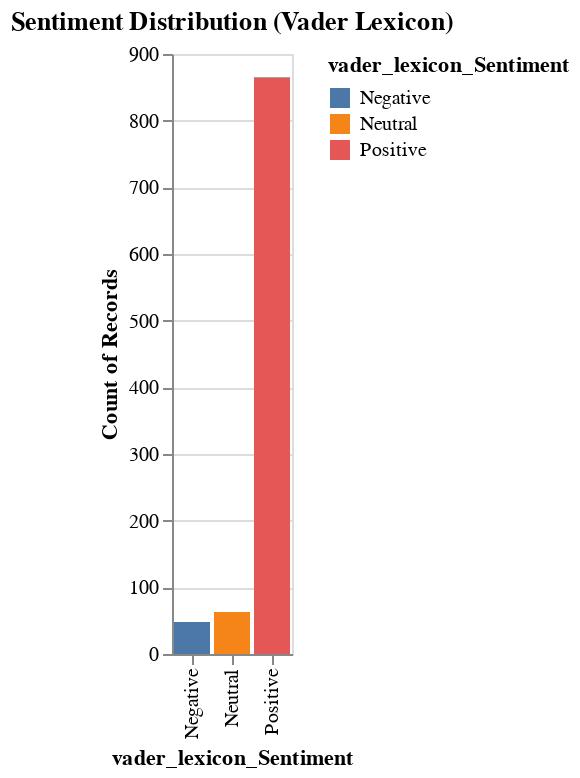

Notebook code cell kept with this figure:
### Code cell
# Visualize the sentiment distribution using Vader Lexicon
import altair as alt

alt.Chart(df1).mark_bar().encode(
    x='vader_lexicon_Sentiment:N',
    y='count()',
    color='vader_lexicon_Sentiment:N'
).properties(
    title="Sentiment Distribution (Vader Lexicon)"
)

### Figure 1 — Vega-Lite specification as saved in the notebook (floating-point values rounded to 4 significant figures; data arrays with more than 128 entries replaced by an {"elided": "..."} marker saying what was removed)
{"config": {"view": {"continuousWidth": 300, "continuousHeight": 300}}, "data": {"name": "data-747dd8f5edaeecf0d775dbc72af4f333"}, "mark": {"type": "bar"}, "encoding": {"color": {"field": "vader_lexicon_Sentiment", "type": "nominal"}, "x": {"field": "vader_lexicon_Sentiment", "type": "nominal"}, "y": {"aggregate": "count", "type": "quantitative"}}, "title": "Sentiment Distribution (Vader Lexicon)", "$schema": "https://vega.github.io/schema/vega-lite/v5.20.1.json", "datasets": {"data-747dd8f5edaeecf0d775dbc72af4f333": {"elided": "976 records"}}}
